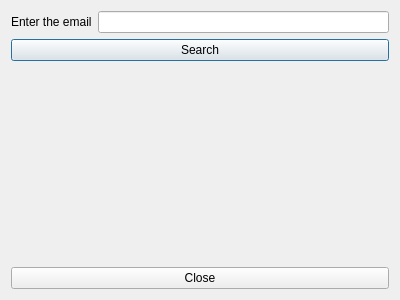
<?xml version="1.0" encoding="UTF-8"?>
<ui version="4.0">
 <class>Dialog</class>
 <widget class="QDialog" name="Dialog">
  <property name="geometry">
   <rect>
    <x>0</x>
    <y>0</y>
    <width>400</width>
    <height>300</height>
   </rect>
  </property>
  <property name="windowTitle">
   <string>Dialog</string>
  </property>
  <layout class="QVBoxLayout" name="verticalLayout">
   <item>
    <layout class="QHBoxLayout" name="horizontalLayout">
     <item>
      <widget class="QLabel" name="label">
       <property name="text">
        <string>Enter the email</string>
       </property>
      </widget>
     </item>
     <item>
      <widget class="QLineEdit" name="email_le"/>
     </item>
    </layout>
   </item>
   <item>
    <widget class="QPushButton" name="search_btn">
     <property name="text">
      <string>Search</string>
     </property>
    </widget>
   </item>
   <item>
    <widget class="QLabel" name="answer_lb">
     <property name="text">
      <string/>
     </property>
    </widget>
   </item>
   <item>
    <widget class="QPushButton" name="close_btn">
     <property name="text">
      <string>Close</string>
     </property>
    </widget>
   </item>
  </layout>
 </widget>
 <resources/>
 <connections/>
</ui>
